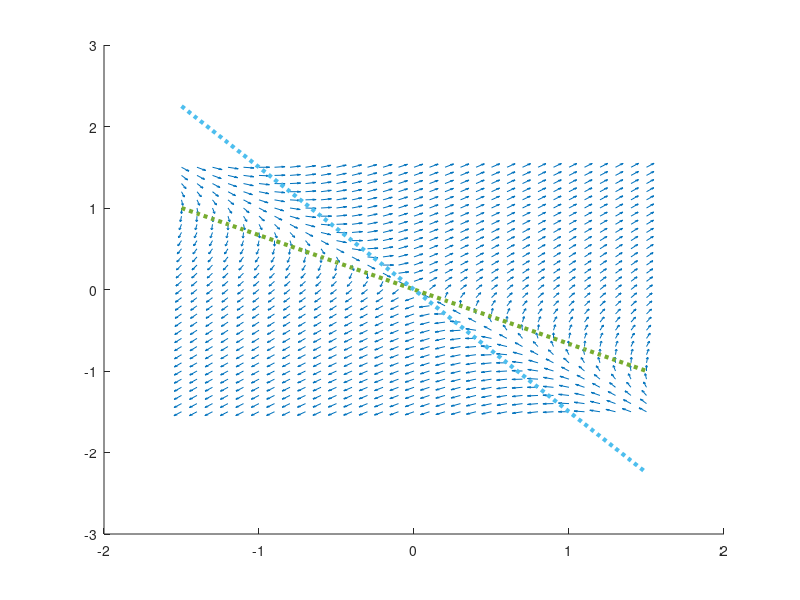

Here is the MATLAB script that generated this plot:
#A = [3 2; 2 3]; #noeud instable 
A = [2 3; 3 2]; #selle 

[x1,x2] = meshgrid(-1.5:0.1:1.5);

x1_values = A(1,1)*x1+A(1,2)*x2;
x2_values = A(2,1)*x1+A(2,2)*x2;

norms=sqrt(x1_values.^2+x2_values.^2);
x1_normalized = x1_values ./ norms;
x2_normalized = x2_values ./norms;

# isoclines
line_range = -1.5:.1:1.5;
isocline_1 = -(A(1,1)/A(1,2)) * line_range;
isocline_2 = -(A(2,1)/A(2,2)) * line_range;

figure(1);
hold on;
vector_scale = .5;
quiver(x1,x2,x1_normalized,x2_normalized, vector_scale);
plot(line_range,isocline_1,"linewidth", 3, "linestyle", ":");
plot(line_range,isocline_2,"linewidth", 3, "linestyle", ":");
hold off;